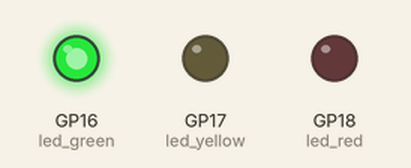
Recording of a program running on a simulated Raspberry Pi Pico running MicroPython. Parts: output pins drawn as LEDs (lit = HIGH).

Above: at 2.5 s.
At 5.5 s:
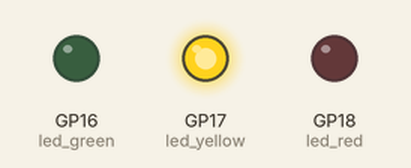
At 7.5 s:
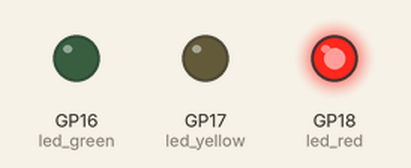
Timing chart, 0 to 11.7 s (numbered marks = the images above):
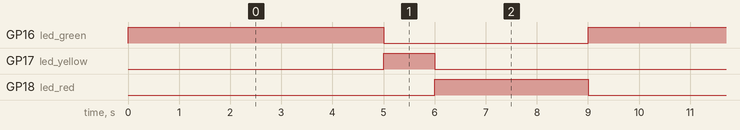

The program:

LED__.py
```python
from machine import Pin
import utime

led_green=Pin(16,Pin.OUT)
led_yellow=Pin(17,Pin.OUT)
led_red=Pin(18,Pin.OUT)

while True :
    led_green.value(1)
    utime.sleep(5)
    led_green.value(0)
    led_yellow.value(1)
    utime.sleep(1)
    led_yellow.value(0)
    led_red.value(1)
    utime.sleep(3)
    led_red.value(0)
```

Measured:
- by itself, GP16 (led_green): alternates HIGH for 5.0 s and LOW for 4.0 s
- by itself, GP17 (led_yellow): alternates HIGH for 1.0 s and LOW for 8.0 s
- by itself, GP18 (led_red): alternates HIGH for 3.0 s and LOW for 6.0 s
